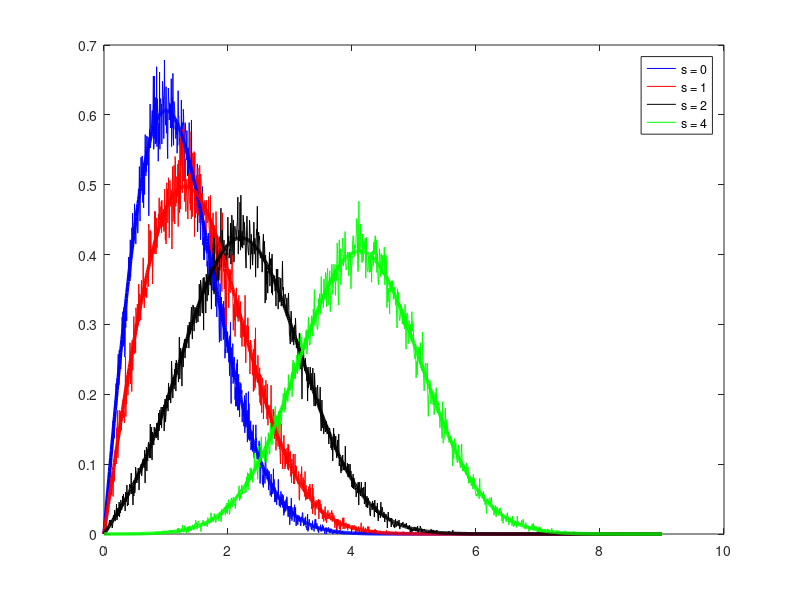

Reproduce this figure in MATLAB.
N=100000; %Number of Samples
sigma=1; %Variance of underlying Gaussian Variables
s=[0 1 2 4]; %Non-Centrality Parameter
plotStyle={'b-','r-','k-','g-'};
%Simulating the PDF from two Gaussian Random Variables
for i = 1: length(s)
X = s(i) + sigma.*randn(1,N); %Gaussian RV with mean=s and given sigma
Y = 0 + sigma.*randn(1,N); %Gaussian RV with mean=0 and same sigma as Y
Z=X+1i*Y;
[val,bin]=hist(abs(Z),1000); % pdf of generated Raleigh Fading samples
plot(bin,val/trapz(bin,val),plotStyle{i}); %Normalizing the PDF to match theoretical result
%Trapz function gives the total area under the PDF curve. It is used as the normalization factor
hold on;
end
%Theoretical PDF computation
for i=1:length(s)
x=s(i);
m1=sqrt(x);
m2=sqrt(x*(x-1));
r=0:0.01:9;
ss=sqrt(m1^2+m2^2);
x=r.*ss/(sigma^2);
f=r./(sigma^2).*exp(-((r.^2+ss^2)./(2*sigma^2))).*besseli(0,x);
plot(r,f,plotStyle{i},'LineWidth',2.5);
legendInfo{i} = ['s = ' num2str(s(i))];
hold on;
end
legend(legendInfo);